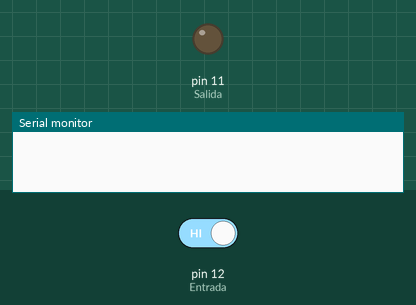
Bench run of a sketch on a simulated Arduino Uno, built with avr-gcc and run on an emulated ATmega328P. On the bench: output pins drawn as LEDs (lit = HIGH), the last lines printed to the serial monitor. Inputs (shaded band) come from the test bench; at power-on: pin 12 (Entrada) HIGH.

Above: at 1.2 s.
1.3 s: pin 12 (Entrada) driven LOW
At 2.7 s:
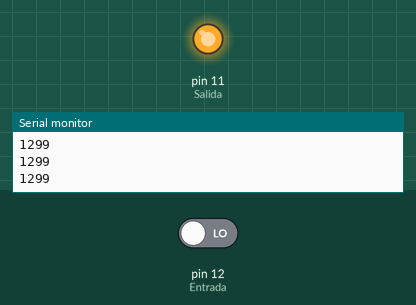
Timing chart, 0 to 4.3 s (numbered marks = the images above; inputs shaded):
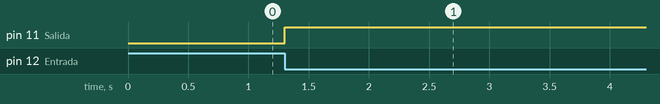

The sketch:

analogWriteDelay.ino
```cpp
int Salida = 11, Entrada = 12;
boolean entrada = LOW;
boolean led = LOW;
int inicio = 0, medio = 0, fin = 0;

void setup() {
  pinMode(Entrada,INPUT);
  pinMode(Salida,OUTPUT);
   Serial.begin(9600);
}

void loop() {
  entrada = digitalRead(12);
  inicio = millis();
  while(entrada == 1){
    medio = millis();

    entrada = digitalRead(12);

    if(!entrada){
      led = !led;

    }
    fin = medio - inicio;
  }

  Serial.println(fin);
  digitalWrite(Salida,led);
  //delay(100);
}
```

Measured:
- after the input at 1.3 s, pin 11 (Salida): LOW → HIGH at once
